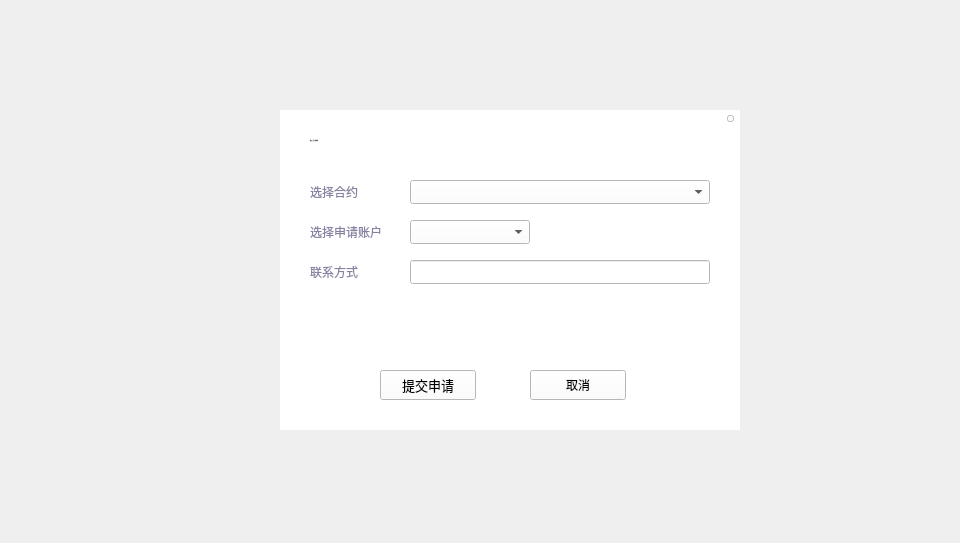
<?xml version="1.0" encoding="UTF-8"?>
<ui version="4.0">
 <class>ApplyExchangeInfoDialog</class>
 <widget class="QDialog" name="ApplyExchangeInfoDialog">
  <property name="geometry">
   <rect>
    <x>0</x>
    <y>0</y>
    <width>960</width>
    <height>543</height>
   </rect>
  </property>
  <property name="windowTitle">
   <string>Dialog</string>
  </property>
  <widget class="QWidget" name="widget" native="true">
   <property name="geometry">
    <rect>
     <x>0</x>
     <y>0</y>
     <width>960</width>
     <height>543</height>
    </rect>
   </property>
   <property name="font">
    <font>
     <family>Microsoft YaHei UI Light</family>
     <weight>75</weight>
     <bold>true</bold>
    </font>
   </property>
   <widget class="QWidget" name="containerWidget" native="true">
    <property name="geometry">
     <rect>
      <x>280</x>
      <y>110</y>
      <width>460</width>
      <height>320</height>
     </rect>
    </property>
    <property name="font">
     <font>
      <family>微软雅黑</family>
      <weight>50</weight>
      <bold>false</bold>
     </font>
    </property>
    <property name="styleSheet">
     <string notr="true">background-color: rgb(255, 255, 255);</string>
    </property>
    <widget class="QLabel" name="label">
     <property name="geometry">
      <rect>
       <x>30</x>
       <y>20</y>
       <width>200</width>
       <height>21</height>
      </rect>
     </property>
     <property name="font">
      <font>
       <family>微软雅黑</family>
       <pointsize>-1</pointsize>
       <weight>50</weight>
       <italic>false</italic>
       <bold>false</bold>
      </font>
     </property>
     <property name="styleSheet">
      <string notr="true">QLabel{font:  14px &quot;微软雅黑&quot;;color: rgb(51, 51, 51);}

</string>
     </property>
     <property name="text">
      <string>提交上币申请信息</string>
     </property>
     <property name="alignment">
      <set>Qt::AlignLeading|Qt::AlignLeft|Qt::AlignVCenter</set>
     </property>
    </widget>
    <widget class="QToolButton" name="closeBtn">
     <property name="geometry">
      <rect>
       <x>447</x>
       <y>5</y>
       <width>7</width>
       <height>7</height>
      </rect>
     </property>
     <property name="cursor">
      <cursorShape>PointingHandCursor</cursorShape>
     </property>
     <property name="focusPolicy">
      <enum>Qt::NoFocus</enum>
     </property>
     <property name="styleSheet">
      <string notr="true"/>
     </property>
     <property name="text">
      <string/>
     </property>
    </widget>
    <widget class="QLabel" name="label_2">
     <property name="geometry">
      <rect>
       <x>30</x>
       <y>70</y>
       <width>80</width>
       <height>24</height>
      </rect>
     </property>
     <property name="styleSheet">
      <string notr="true">QLabel{font: 11px &quot;微软雅黑&quot;;color: rgb(137, 129, 161);}
</string>
     </property>
     <property name="text">
      <string>选择合约</string>
     </property>
    </widget>
    <widget class="QToolButton" name="okBtn">
     <property name="geometry">
      <rect>
       <x>100</x>
       <y>260</y>
       <width>96</width>
       <height>30</height>
      </rect>
     </property>
     <property name="font">
      <font>
       <family>微软雅黑</family>
       <pointsize>10</pointsize>
       <weight>50</weight>
       <italic>false</italic>
       <bold>false</bold>
      </font>
     </property>
     <property name="cursor">
      <cursorShape>PointingHandCursor</cursorShape>
     </property>
     <property name="focusPolicy">
      <enum>Qt::NoFocus</enum>
     </property>
     <property name="styleSheet">
      <string notr="true"/>
     </property>
     <property name="text">
      <string>提交申请</string>
     </property>
    </widget>
    <widget class="QToolButton" name="cancelBtn">
     <property name="geometry">
      <rect>
       <x>250</x>
       <y>260</y>
       <width>96</width>
       <height>30</height>
      </rect>
     </property>
     <property name="cursor">
      <cursorShape>PointingHandCursor</cursorShape>
     </property>
     <property name="styleSheet">
      <string notr="true"/>
     </property>
     <property name="text">
      <string>取消</string>
     </property>
    </widget>
    <widget class="QLabel" name="tipLabel">
     <property name="geometry">
      <rect>
       <x>45</x>
       <y>110</y>
       <width>261</width>
       <height>16</height>
      </rect>
     </property>
     <property name="styleSheet">
      <string notr="true">QLabel{font: 11px &quot;微软雅黑&quot;;color: rgb(255,0,0);}
</string>
     </property>
     <property name="text">
      <string/>
     </property>
    </widget>
    <widget class="QComboBox" name="contractComboBox">
     <property name="geometry">
      <rect>
       <x>130</x>
       <y>70</y>
       <width>300</width>
       <height>24</height>
      </rect>
     </property>
    </widget>
    <widget class="QComboBox" name="accountComboBox">
     <property name="geometry">
      <rect>
       <x>130</x>
       <y>110</y>
       <width>120</width>
       <height>24</height>
      </rect>
     </property>
    </widget>
    <widget class="QLabel" name="label_3">
     <property name="geometry">
      <rect>
       <x>30</x>
       <y>110</y>
       <width>80</width>
       <height>24</height>
      </rect>
     </property>
     <property name="styleSheet">
      <string notr="true">QLabel{font: 11px &quot;微软雅黑&quot;;color: rgb(137, 129, 161);}
</string>
     </property>
     <property name="text">
      <string>选择申请账户</string>
     </property>
    </widget>
    <widget class="QLabel" name="label_4">
     <property name="geometry">
      <rect>
       <x>30</x>
       <y>150</y>
       <width>80</width>
       <height>24</height>
      </rect>
     </property>
     <property name="styleSheet">
      <string notr="true">QLabel{font: 11px &quot;微软雅黑&quot;;color: rgb(137, 129, 161);}
</string>
     </property>
     <property name="text">
      <string>联系方式</string>
     </property>
    </widget>
    <widget class="QLineEdit" name="phoneLineEdit">
     <property name="geometry">
      <rect>
       <x>130</x>
       <y>150</y>
       <width>300</width>
       <height>24</height>
      </rect>
     </property>
    </widget>
   </widget>
  </widget>
 </widget>
 <resources/>
 <connections/>
</ui>
